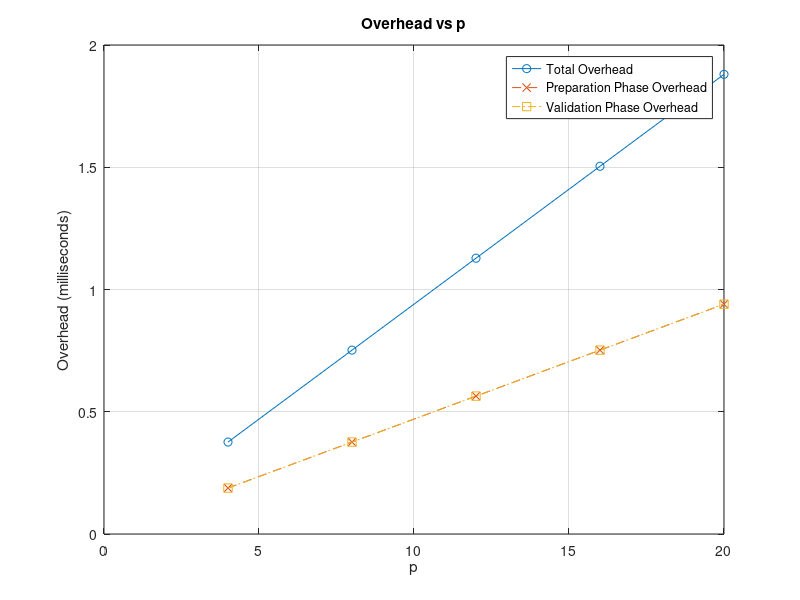

This chart was generated by the following MATLAB code:
p = [4, 8, 12, 16, 20];

% Overhead calculations
total_overhead = p * 2 * 0.047;
preparation_overhead = p * 0.047;
validation_overhead = p * 0.047;

% Plot
figure;
plot(p, total_overhead, '-o', 'DisplayName', 'Total Overhead');
hold on;
plot(p, preparation_overhead, '--x', 'DisplayName', 'Preparation Phase Overhead');
plot(p, validation_overhead, '-.s', 'DisplayName', 'Validation Phase Overhead');
hold off;

xlabel('p');
ylabel('Overhead (milliseconds)');
title('Overhead vs p');
legend('show');
grid on;

% Remove the gray background by setting the 'Color' property to 'white'
ax = gca;
set(ax, 'Color', 'white');
